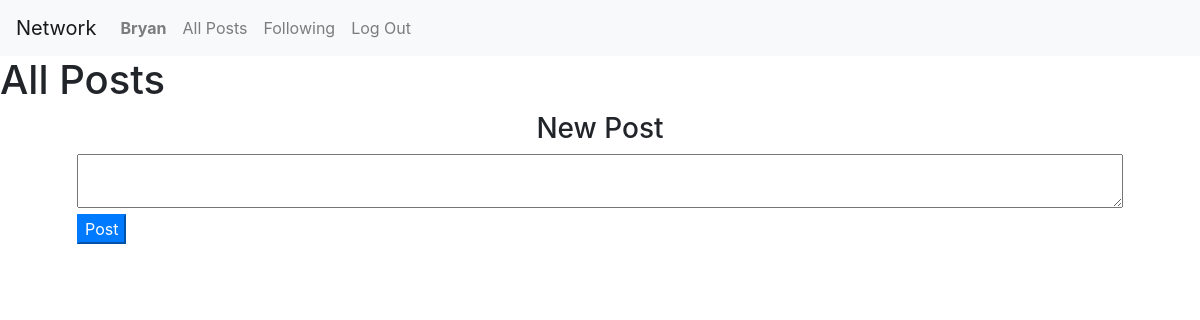
/ (signed in), run on an earlier commit of the app's database.
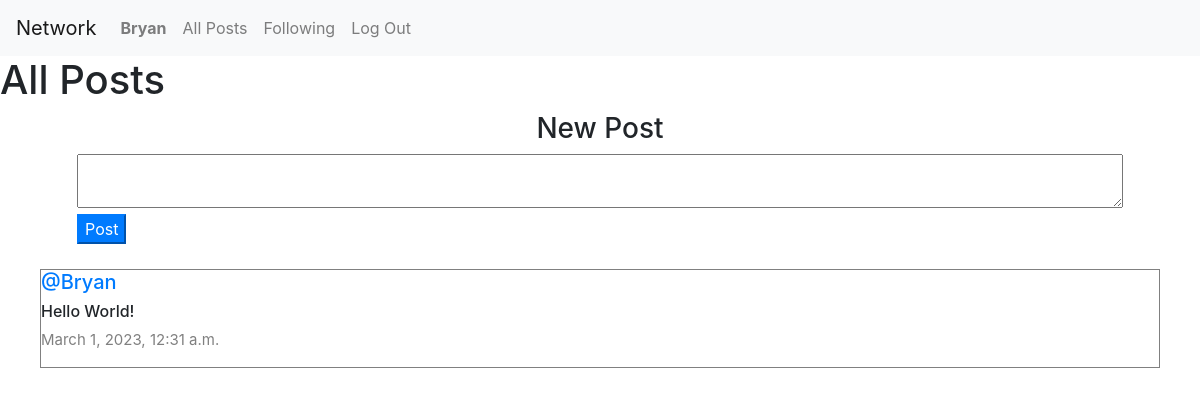
And on a later commit of the database.
### network/models.py (models this page shows, shortened)
class Post(models.Model):
    content = models.CharField(max_length=140)
    user = models.ForeignKey(User, on_delete=models.CASCADE, related_name="author")
    date = models.DateTimeField(auto_now_add=True)

class User(AbstractUser):
    pass

### network/views.py (the view)
# urls.py: path("", views.index, name="index"),
def index(request):
    allPosts = Post.objects.all().order_by("id").reverse()
    paginator = Paginator(allPosts, 10)
    page_number = request.GET.get('page')
    posts_of_the_page = paginator.get_page(page_number)
    return render(request, "network/index.html", {
        "allPosts": allPosts,
        "posts_of_the_page": posts_of_the_page
    })

### network/templates/network/index.html (shortened to what this page needs)
{% extends "network/layout.html" %}
{% block body %}
    <h1>All Posts</h1>
    {% if user.is_authenticated %}
    <div class="new-post">
        <h3>New Post</h3>
        <form action="{% url 'newPost' %}" method="post">
            <textarea name="content" row="4" cols="100"></textarea>
            <br>
            <input type="submit" value="Post" class="vtn btn-primary"/>
        </form>
    </div>
    {% endif %}
    <div class="all-posts">
        {% for post in posts_of_the_page %}
            <div class="row post" >
                <h5 class="username"><a href="{% url 'profile' user_id=post.user.id %}">@{{ post.user }}</a></h5>
                <h6>{{ post.content }}</h6>
                <p class="date">{{ post.date }}</p>
            </div>
            {% endfor %}
    </div>
{% endblock %}

What changed in the data, as far as the page shows it:
added Post: user "Bryan", content "Hello World!", date "March 1, 2023, 12:31 a.m."
